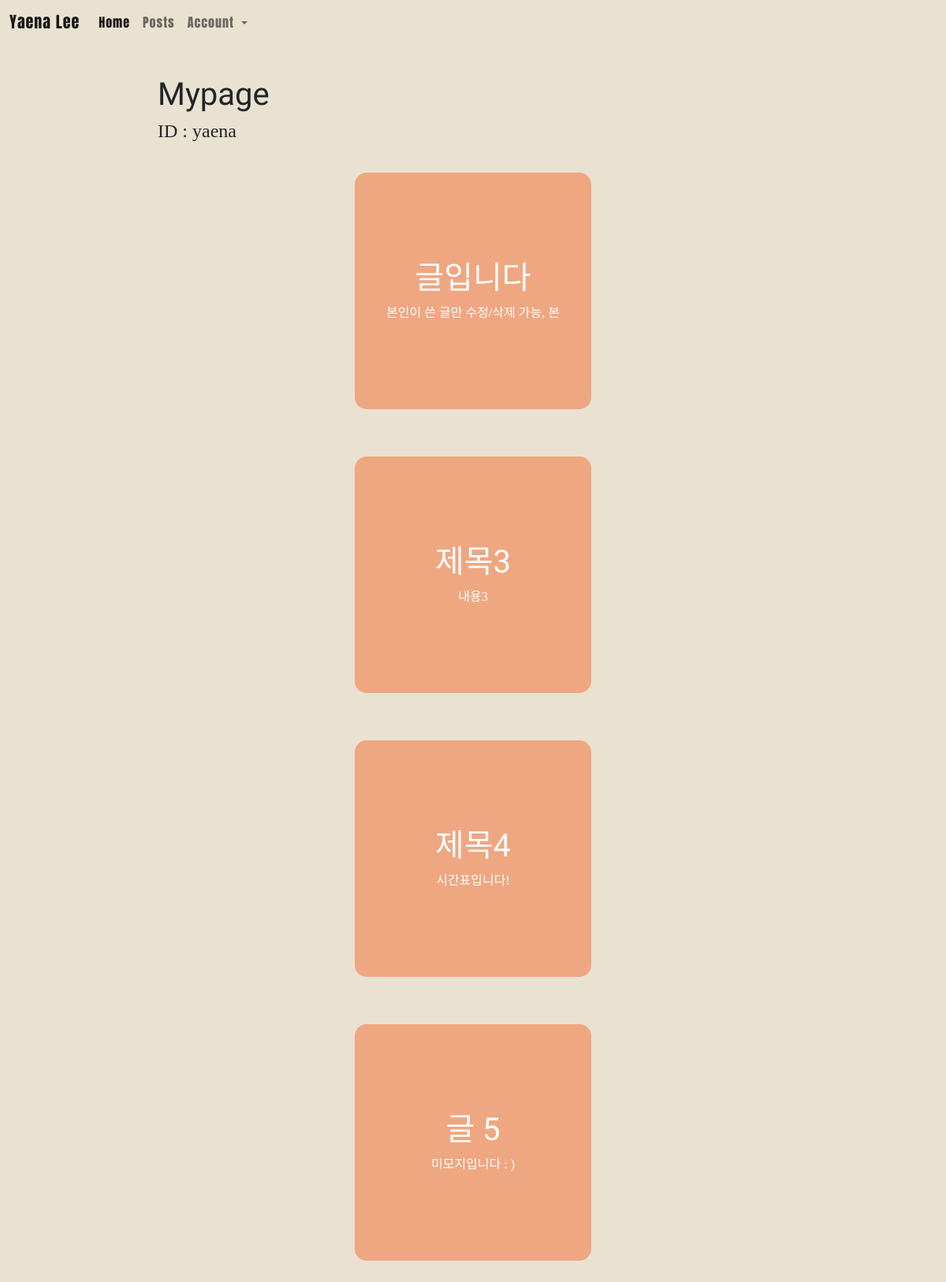
The page /users/mypage/ (signed in) on the database its author committed.
### main/models.py (models this page shows, shortened)
class Post(models.Model):
    title = models.CharField(max_length=200)
    writer = models.ForeignKey(User,on_delete=models.CASCADE)
    pub_date = models.DateTimeField()
    body = models.TextField()
    image = models.ImageField(upload_to = 'post/', blank = True, null = True)
    def summary(self):
        return self.body[:20]

### users/views.py (the view)
# urls.py: path('mypage/',mypage,name="mypage"),
def mypage(request):
    user = request.user
    posts = Post.objects.filter(writer=user)
    return render(request,'users/mypage.html',{'posts':posts})

### users/templates/users/mypage.html
{% extends 'base.html' %}
{% load static %}
{% block content %}
{% include 'shared/_navbar2.html' %}
<br><br><br><br>
<h1 style="margin-left: 200px;">Mypage</h1>
    <h4 style="margin-left: 200px;font-family: dream;">ID : {{user.username}}</h2>
    <div  id = "post_container">
        {% for post in posts %}
        <a href = "{% url 'main:detail' post.id %}" style="text-decoration: none;cursor:default">
            <div id = "post_box" style="cursor:pointer; text-align: center;">
                <h1>{{post.title}}</h1>
                {{post.summary}}<br>
            </div>
        </a>
        {% endfor %}
    </div>
{% endblock %}

### profile_page/static/css/style.css (style rules this page uses)
html,body { background-color:RGB(233,226,209); }
h1 { font-family: 'Black Han Sans', sans-serif; }
h4 { font-family: 'dream', sans-serif; font-size: 1.5em; }
#post_container { margin-left: 300px; margin-right: 300px; display: grid; grid-template-columns: repeat(auto-fill, minmax(300px, 1fr)); place-items: center; column-gap: 20px; }
#post_box { width: 300px; height: 300px; margin-top: 30px; margin-bottom: 30px; background-color: #efa781; border-radius: 15px; font-family: dream; vertical-align:middle; display: flex; flex-direction: column; justify-content: center; color: white; }
#post_box h1 { font-size: 40px; font-weight:lighter; }

### rows shown on the page
Post: title "글입니다", summary "본인이 쓴 글만 수정/삭제 가능, 본"
Post: title "제목3", summary "내용3"
Post: title "제목4", summary "시간표입니다!"
Post: title "글 5", summary "미모지입니다 : )"

### other values the page prints
{{ user.username }} "yaena"
